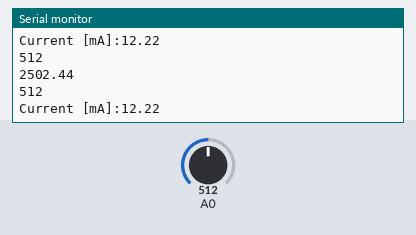
Bench run of a sketch on a simulated Arduino Uno, built with avr-gcc and run on an emulated ATmega328P. Shown: the last lines printed to the serial monitor. Inputs (shaded band) come from the test bench; at power-on: A0 = 512.

Above: at 2.3 s.
2.4 s: A0 set to 716
At 3.7 s:
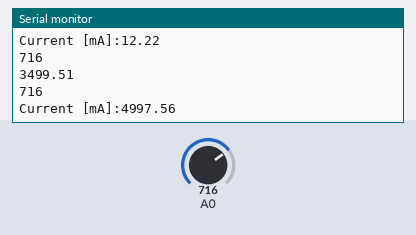
4.5 s: A0 set to 900
At 4.9 s:
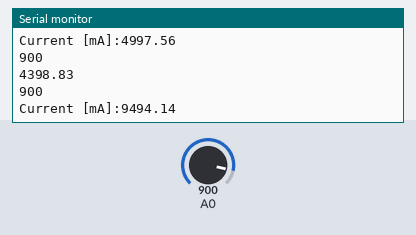
Timing chart, 0 to 7.5 s (numbered marks = the images above; inputs shaded):
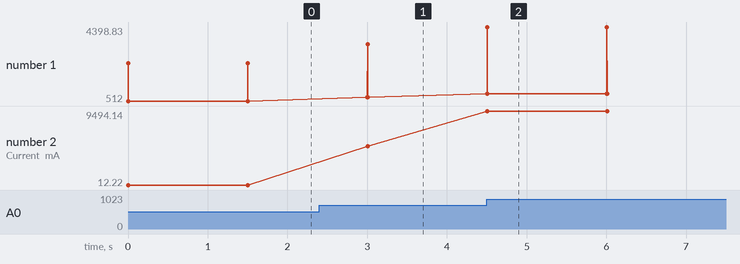

Measured:
- after the input at 2.4 s, the serial monitor: prints a new line after 0.60 s (image 1)
- after the input at 4.5 s, the serial monitor: prints a new line at once (image 2)
- plotted number 1: 512 → 716 after the input at 2.4 s, 716 → 900 after the input at 4.5 s
- plotted number 2: 12.22 → 4997.56 after the input at 2.4 s, 4997.56 → 9494.14 after the input at 4.5 s

The sketch:

current_sensor.ino
```cpp
void setup() {
  // put your setup code here, to run once:
  Serial.begin(115200);

}

void loop() {
  // put your main code here, to run repeatedly:
  int avg_loop=600;
  uint32_t sensor_value=0;
  int adc=analogRead(A0);
  for(int i=0;i<avg_loop;i++){
    sensor_value=sensor_value+adc;
  }
  sensor_value=sensor_value/avg_loop;
  float voltage=sensor_value*(5.0/1.023);//voltage in mV
  float current = (voltage-2500.0)*5.0;//current in mA
  Serial.println(adc);
  Serial.println(voltage);
  Serial.println(sensor_value);
  Serial.println("Current [mA]:" + String(current));
  delay(1500);

  //}


}
```
